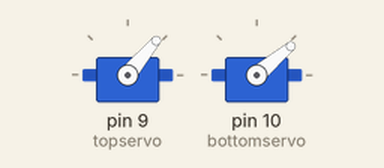
Recording of a sketch running on a simulated Arduino Uno, built with avr-gcc and run on an emulated ATmega328P. Shown: 2 × servo. What the sketch prints to the serial monitor is not drawn.

Above: at 8.15 s.
At 14.2 s:
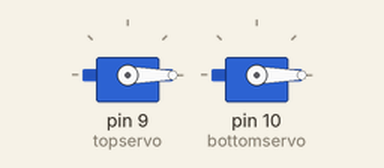
At 23.8 s:
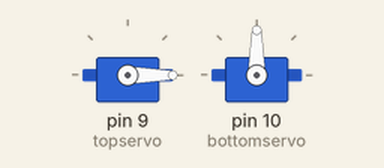
At 38.3 s:
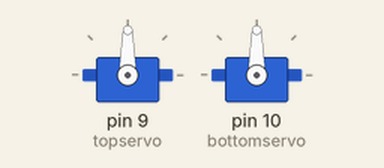
Timing chart, 0 to 40.0 s (numbered marks = the images above):
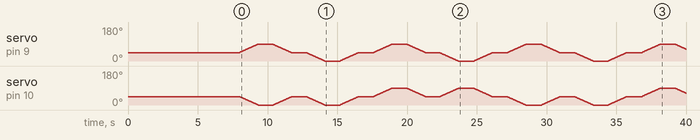

The sketch:

branchDance4Progressive.ino
```cpp
//corrected the physical logical error from reversed servos

#include <Servo.h>

Servo topservo;
Servo bottomservo;
int count= 4;
char mystr[4];
int bottomAng;
int topAng;
int curtop;
int curbot;
bool topdone= false;
bool botdone= false;
bool alldone = false;

void setup() {
 topservo.attach(9);
 bottomservo.attach(10);


 topservo.write(45);
 bottomservo.write(45);
 curtop =45;
 curbot =45;
 delay(8000);

  Serial.begin(9600);
  Serial.println("Start");
}

void loop() {
  // convert

  itoa(count,mystr,2);

  if (alldone == true){
    bottomAng = 45;
    topAng = 45;
  } else{

  if (mystr[1] == '0'){  // they need to be reversed because the servos are mounted oppsite directions

  bottomAng =0;

  }else{
    bottomAng = 90;
   }

  if (mystr[2] == '0'){
  topAng =90;

  }else{
    topAng =0;
  }
  }


  //delay(2000);

  // increment count and check
  if (curtop == topAng){ topdone = true;}
  if (curbot == bottomAng){botdone = true;}
  if (topdone == true && botdone == true && alldone == false){
  count++;
  alldone = true;
  delay(1000);

  topdone =false;
  botdone = false;
  }
  if (topdone == true && botdone == true && alldone == true) {
    alldone = false;
    topdone =false;
    botdone = false;
    delay(1000);
  }
  if(count >7){
    count =4;
  }
  if (curtop < topAng){curtop++;}else{curtop--;}
  if (curbot <bottomAng){curbot++;}else{curbot--;}

  // move at one time
  bottomservo.write(curbot);
  topservo.write(curtop);
  //Serial.println(mystr[1]);
  //Serial.println(mystr[2]);
  //Serial.println(topAng);
  //Serial.println(bottomAng);

  delay(30);

}
```
